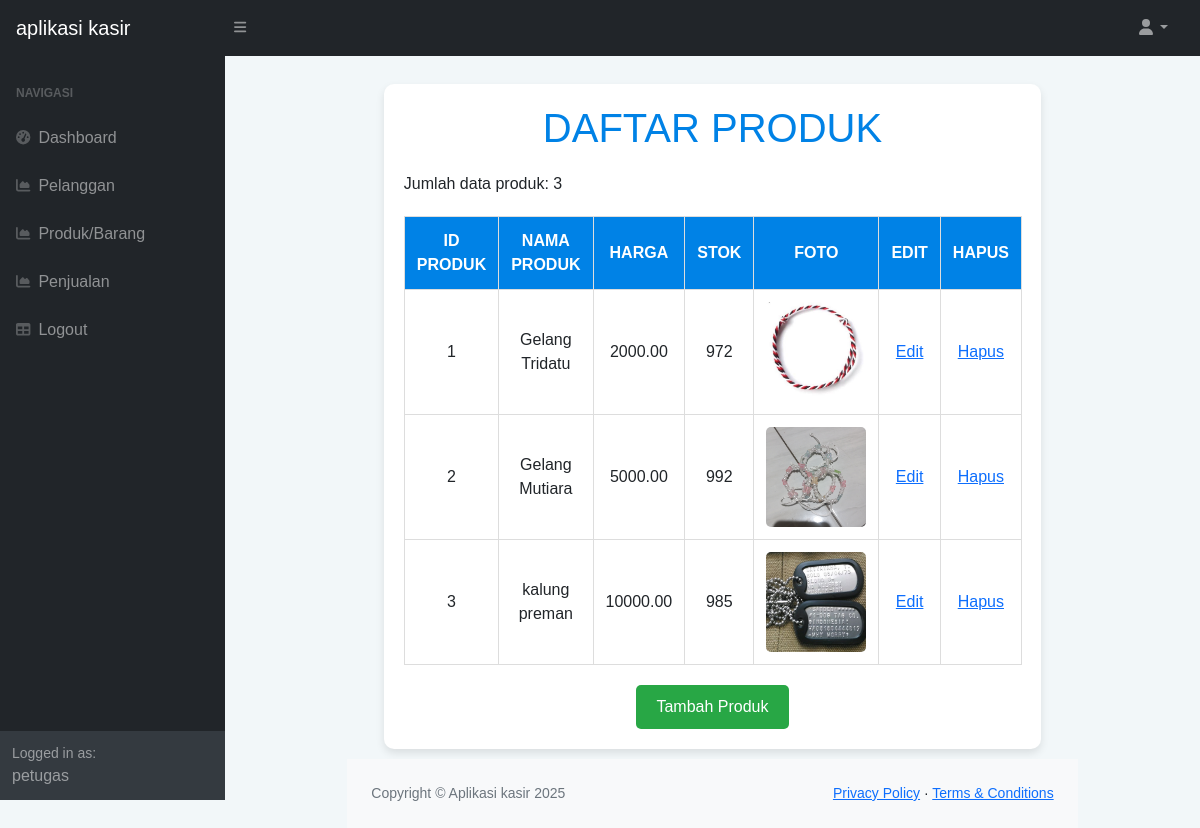
Screenshot of /index.php?page=daftar_produk (signed in) with the database file from the repository.
### tables this page shows
CREATE TABLE `produk` (
  `id_produk` int(11) NOT NULL,
  `nama_produk` varchar(255) DEFAULT NULL,
  `harga` decimal(10,2) DEFAULT NULL,
  `stok` int(11) DEFAULT NULL,
  `foto_produk` varchar(255) DEFAULT NULL
);

### daftar_produk.php (the view, shortened to what this page needs)
<!DOCTYPE html>
<html lang="id">
<head>
</head>
<body>
    <div class="container">
        <h1>DAFTAR PRODUK</h1>
        <?php
        include "koneksi.php";
        $sql_produk = mysqli_query($koneksi, "SELECT * FROM produk");
        $jumlah = mysqli_num_rows($sql_produk);
        echo "<p>Jumlah data produk: " . htmlspecialchars($jumlah) . "</p>";
        ?>
        <table>
            <tr>
                <th>ID PRODUK</th>
                <th>NAMA PRODUK</th>
                <th>HARGA</th>
                <th>STOK</th>
                <th>FOTO</th>
                <th>EDIT</th>
                <th>HAPUS</th>
            </tr>
            <?php
            while ($baris = mysqli_fetch_array($sql_produk)) {
                $id_produk = htmlspecialchars($baris['id_produk']);
                $nama_produk = htmlspecialchars($baris['nama_produk']);
                $harga = htmlspecialchars($baris['harga']);
                $stok = htmlspecialchars($baris['stok']);
                $foto_produk = htmlspecialchars($baris['foto_produk']);
                $foto_path = "uploads/" . $foto_produk;
                echo "<tr>
                    <td>{$id_produk}</td>
                    <td>{$nama_produk}</td>
                    <td>{$harga}</td>
                    <td>{$stok}</td>
                    <td>" . (file_exists($foto_path) ? "
                        <img src='{$foto_path}' alt='Foto Produk' class='foto-produk' onclick='openZoomModal(\"{$foto_path}\")'>
                    " : "Tidak Ada Foto") . "</td>
                    <td><a href='edit_produk.php?id_produk={$id_produk}'>Edit</a></td>
                    <td><a href='hapus_produk.php?id_produk={$id_produk}' onclick='return confirm(\"Apakah Anda ingin menghapus data produk {$id_produk} ... ?\")'>Hapus</a></td>
                </tr>";
            }
            ?>
        </table>
        <button class="btn-add" onclick="window.location.href='form_input_produk.php'">Tambah Produk</button>
    </div>
</body>
</html>

### daftar_produk.php (style rules this page uses)
body { font-family: Arial, sans-serif; background-color: #f2f7f9; margin: 0; padding: 0; display: flex; justify-content: center; align-items: center; min-height: 100vh; }
.container { background-color: #ffffff; padding: 20px; border-radius: 10px; box-shadow: 0 4px 8px rgba(0, 0, 0, 0.1); width: 90%; max-width: 1000px; }
h1 { text-align: center; color: #0082e6; margin-bottom: 20px; }
table { width: 100%; border-collapse: collapse; margin-top: 20px; }
table th, table td { padding: 12px; text-align: center; border: 1px solid #ddd; }
table th { background-color: #0082e6; color: white; }
.foto-produk { width: 100px; height: 100px; object-fit: cover; border-radius: 5px; cursor: pointer; }
.btn-add { display: block; background-color: #28a745; color: white; padding: 10px 20px; border: none; border-radius: 5px; text-decoration: none; font-size: 16px; margin: 20px auto 0; text-align: center; cursor: pointer; width: max-content; }

### rows the page displays
produk: id_produk "1", nama_produk "Gelang Tridatu", harga "2000.00", stok "972", foto_produk (picture)
produk: id_produk "2", nama_produk "Gelang Mutiara", harga "5000.00", stok "992", foto_produk (picture)
produk: id_produk "3", nama_produk "kalung preman", harga "10000.00", stok "985", foto_produk (picture)

### other values shown
$_SESSION['user']['nama'] "petugas"
$jumlah "3"
